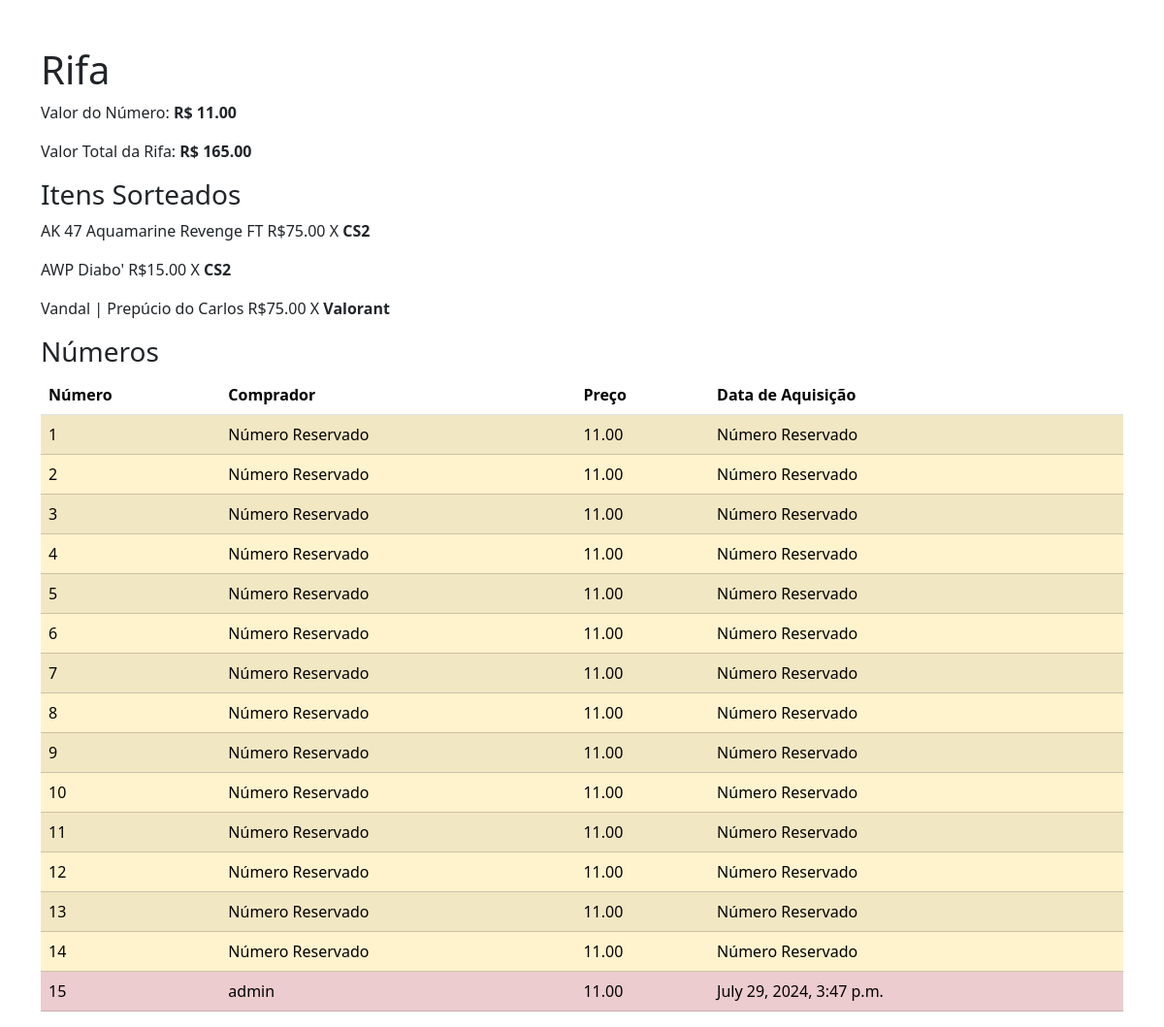
/rifa/43/1, run on the app's committed database.
### rifa/models.py (models this page shows, shortened)
class Rifa(models.Model):
    items = models.ManyToManyField('item.Item', related_name='rifas')
    valor_rifa = models.DecimalField(max_digits=10, decimal_places=2, null=True, blank=True)
    quantidade_numeros = models.IntegerField(null=True, blank=True, default=0)
    numeros = models.ManyToManyField(NumeroVendido, related_name='numeros', null=True, blank=True)
    quantidade_numeros_vendidos = models.IntegerField(null=True, blank=True, default=0)
    valor_numero = models.DecimalField(max_digits=10, decimal_places=2, null=True, blank=True)
    data_inicio = models.DateTimeField(auto_now_add=True)
    ativa = models.BooleanField(default=True)
    numeros_ganhadores = models.ManyToManyField(NumeroVendido, related_name='ganhadores', blank=True)
    arrumado = models.BooleanField(default=False)
    def get_valor_total(self):
        self.valor_rifa = sum(self.items.all().values_list('valor', flat=True))
    def get_valor_numero(self):
        if self.quantidade_numeros > 0:
            self.valor_numero = self.valor_rifa / self.quantidade_numeros
    def get_quantia_numeros_vendidos(self):
        return self.numeros.filter(data_aquisicao__isnull=False).count()
    def save(self, *args, **kwargs):
        if self.pk:
            self.get_valor_total()
            self.get_valor_numero()
            self.quantidade_numeros_vendidos = self.get_quantia_numeros_vendidos()
        super().save(*args, **kwargs)

class NumeroVendido(models.Model):
    numero = models.IntegerField()
    comprador = models.ForeignKey('auth.User', on_delete=models.CASCADE, null=True, blank=True)
    data_aquisicao = models.DateTimeField(blank=True, null=True)
    rifa_relacionada = models.ForeignKey('Rifa', on_delete=models.CASCADE, null=True, blank=True)
    status = models.CharField(
        max_length=1,
        choices=[
            ('D', 'Disponível'),
            ('V', 'Vendido'),
            ('R', 'Reservado'),
        ],
        default='D'
    )

### item/models.py (models this page shows)
class Item(models.Model):
    nome = models.CharField(max_length=255)
    descricao = models.TextField(null=True, blank=True)
    valor = models.DecimalField(max_digits=10, decimal_places=2)
    quantidade = models.IntegerField()
    imagem = models.ImageField(upload_to='item', null=True, blank=True)
    mercado_relacionado = models.CharField(max_length=255)
    def __str__(self):
        return self.nome

### rifa/views.py (the view)
# urls.py: re_path(r'^rifa/(?P<rifa_id>\d+)/(?P<refresh>\d+)?$', views.rifa, name='rifa'),
def rifa(request, rifa_id, refresh=None):
    rifa = get_object_or_404(Rifa, id=rifa_id)
    rifa = Rifa.objects.get(id=rifa_id)
    rifa.save()
    numeros = NumeroVendido.objects.filter(rifa_relacionada=rifa)
    if refresh is None:
        refresh = 0
    return render(request, "rifa/rifa.html", {"rifa": rifa, "Numeros": numeros, 'refresh': refresh})

### rifa/templates/rifa/rifa.html (shortened to what this page needs)
<!DOCTYPE html>
<html lang="pt-br">
<head>
    <link href="https://cdn.jsdelivr.net/npm/bootstrap@5.3.3/dist/css/bootstrap.min.css" rel="stylesheet">
</head>
<body>
    <div class="container mt-5">
        <h1>Rifa</h1>
        <p>Valor do Número: <strong>R$ {{ rifa.valor_numero }} </strong> </p>
        <p>Valor Total da Rifa: <strong> R$ {{ rifa.valor_rifa }} </strong> </p>
        <h3>Itens Sorteados</h3>
        {% for item in rifa.items.all %}
            <p>{{ item }} R$<span>{{ item.valor }}</span> X <strong> {{item.mercado_relacionado}} </strong> </p>
        {% endfor %}
        <h3>Números</h3>
        <table class="table table-striped">
            <thead>
                <tr>
                    <th scope="col">Número</th>
                    <th scope="col">Comprador</th>
                    <th scope="col">Preço</th>
                    <th scope="col">Data de Aquisição</th>
                </tr>
            </thead>
            <tbody>
                {% for numero in Numeros %}
                <tr class="{% if numero.status != 'V' and numero.status != 'R' %}clickable-row{% endif %} {% if numero.status == 'V' %}table-danger{% elif numero.status == 'R' %}table-warning{% else %}table-success{% endif %}"
                    hx-get="{% url 'numero_detail' numero.id %}"
                    hx-target="#itemModal .modal-body"
                    hx-trigger="click"
                    data-bs-toggle="modal"
                    data-bs-target="#itemModal"
                    data-numero-id="{{ numero.id }}">
                    <td>{{ numero.numero }}</td>
                    {% if numero.comprador %}
                        <td>{{ numero.comprador }}</td>
                    {% elif numero.status == 'R' %}
                        <td> Número Reservado </td>
                    {% else %}
                        <td>Número disponível para compra.</td>
                    {% endif %}
                    <td>{{ rifa.valor_numero }}</td>
                    {% if numero.data_aquisicao %}
                        <td>{{ numero.data_aquisicao }}</td>
                    {% elif numero.status == 'R' %}
                        <td> Número Reservado </td>
                    {% else %}
                        <td>Número disponível para compra.</td>
                    {% endif %}
                </tr>
                {% empty %}
                <tr>
                    <td colspan="4" class="text-center">Não há números vendidos</td>
                </tr>
                {% endfor %}
            </tbody>
        </table>
    </div>
</body>
</html>

### data on the page
Rifa: valor_numero "11.00", valor_rifa "165.00"
Item: nome "AK 47 Aquamarine Revenge FT", valor "75.00", mercado_relacionado "CS2"
Item: nome "AWP Diabo'", valor "15.00", mercado_relacionado "CS2"
Item: nome "Vandal | Prepúcio do Carlos", valor "75.00", mercado_relacionado "Valorant"
NumeroVendido: numero "1", status "Número Reservado"
NumeroVendido: numero "2", status "Número Reservado"
NumeroVendido: numero "3", status "Número Reservado"
NumeroVendido: numero "4", status "Número Reservado"
NumeroVendido: numero "5", status "Número Reservado"
NumeroVendido: numero "6", status "Número Reservado"
NumeroVendido: numero "7", status "Número Reservado"
NumeroVendido: numero "8", status "Número Reservado"
NumeroVendido: numero "9", status "Número Reservado"
NumeroVendido: numero "10", status "Número Reservado"
NumeroVendido: numero "11", status "Número Reservado"
NumeroVendido: numero "12", status "Número Reservado"
NumeroVendido: numero "13", status "Número Reservado"
NumeroVendido: numero "14", status "Número Reservado"
NumeroVendido: numero "15", comprador "admin", data_aquisicao "July 29, 2024, 3:47 p.m."
